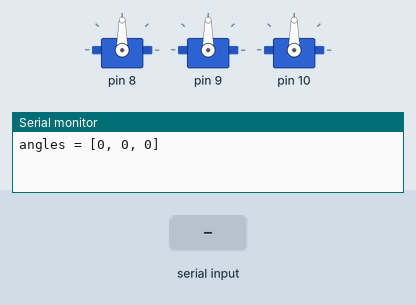
The sketch below on a simulated Arduino Uno, built with avr-gcc and run on an emulated ATmega328P. Shown: 3 × servo, the last lines printed to the serial monitor. Inputs (shaded band) come from the test bench.

Above: at 1.2 s.
1.3 s: "a" received over Serial
At 1.6 s:
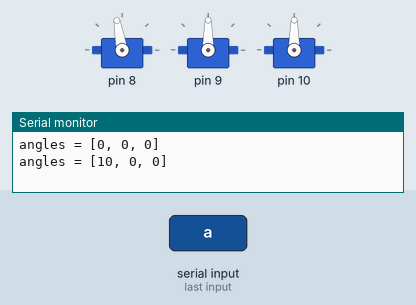
2.8 s: "s" received over Serial
At 4.0 s:
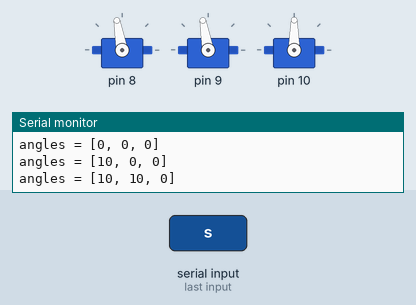
4.3 s: "z" received over Serial
At 5.1 s:
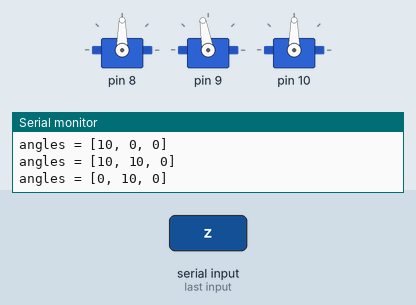
5.8 s: "d" received over Serial
At 6.3 s:
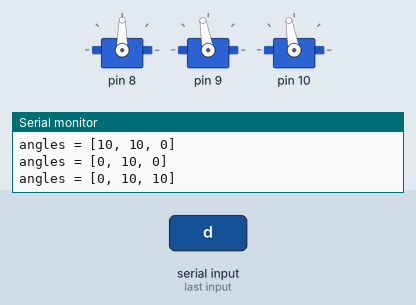
7.3 s: "x" received over Serial
At 8.5 s:
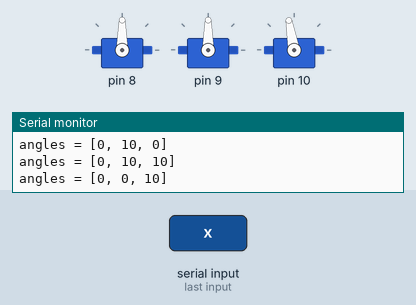
8.8 s: "c" received over Serial
At 9.7 s:
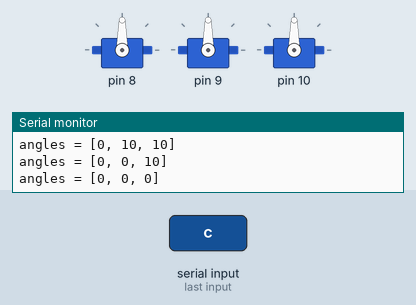
Timing chart, 0 to 11.3 s (numbered marks = the images above; inputs shaded):
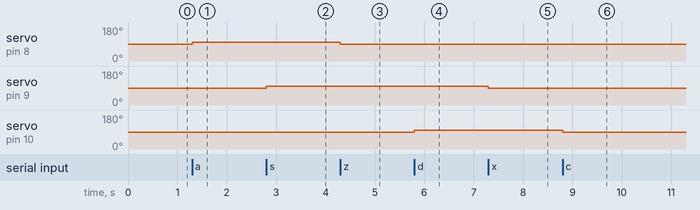

The sketch:

Exercise02.ino
```cpp
#include <Servo.h>

#if defined(SERIAL_PORT_MONITOR)
#define LESSON_SERIAL SERIAL_PORT_MONITOR
#else
#define LESSON_SERIAL Serial
#endif

Servo servo[3];
int angleDeg[3] = {0, 0, 0};

void writeServoAngles() {
  for (int i = 0; i < 3; i++) {
    servo[i].write(angleDeg[i] + 90);
  }
}

void printServoAngles() {
  LESSON_SERIAL.print("angles = [");
  LESSON_SERIAL.print(angleDeg[0]);
  LESSON_SERIAL.print(", ");
  LESSON_SERIAL.print(angleDeg[1]);
  LESSON_SERIAL.print(", ");
  LESSON_SERIAL.print(angleDeg[2]);
  LESSON_SERIAL.println("]");
}

void setup() {
  LESSON_SERIAL.begin(115200);
  servo[0].attach(8);
  servo[1].attach(9);
  servo[2].attach(10);
  writeServoAngles();
  printServoAngles();
}

void loop() {
  if (!LESSON_SERIAL.available()) {
    return;
  }

  char c = LESSON_SERIAL.read();
  switch (c) {
    case 'a':
      angleDeg[0] += 10;
      break;
    case 'z':
      angleDeg[0] -= 10;
      break;
    case 'q':
      angleDeg[0] = 0;
      break;
    case 's':
      angleDeg[1] += 10;
      break;
    case 'x':
      angleDeg[1] -= 10;
      break;
    case 'w':
      angleDeg[1] = 0;
      break;
    case 'd':
      angleDeg[2] += 10;
      break;
    case 'c':
      angleDeg[2] -= 10;
      break;
    case 'e':
      angleDeg[2] = 0;
      break;
    case 'p':
      printServoAngles();
      return;
  }

  for (int i = 0; i < 3; i++) {
    angleDeg[i] = constrain(angleDeg[i], -90, 90);
  }

  writeServoAngles();
  printServoAngles();
}
```

Measured:
- after the input at 1.3 s, servo on pin 8: 90° → 100° at once
- after the input at 2.8 s, servo on pin 9: 90° → 100° at once
- after the input at 4.3 s, servo on pin 8: 100° → 90° at once
- after the input at 5.8 s, servo on pin 10: 90° → 100° at once
- after the input at 7.3 s, servo on pin 9: 100° → 90° at once
- after the input at 8.8 s, servo on pin 10: 100° → 90° at once
